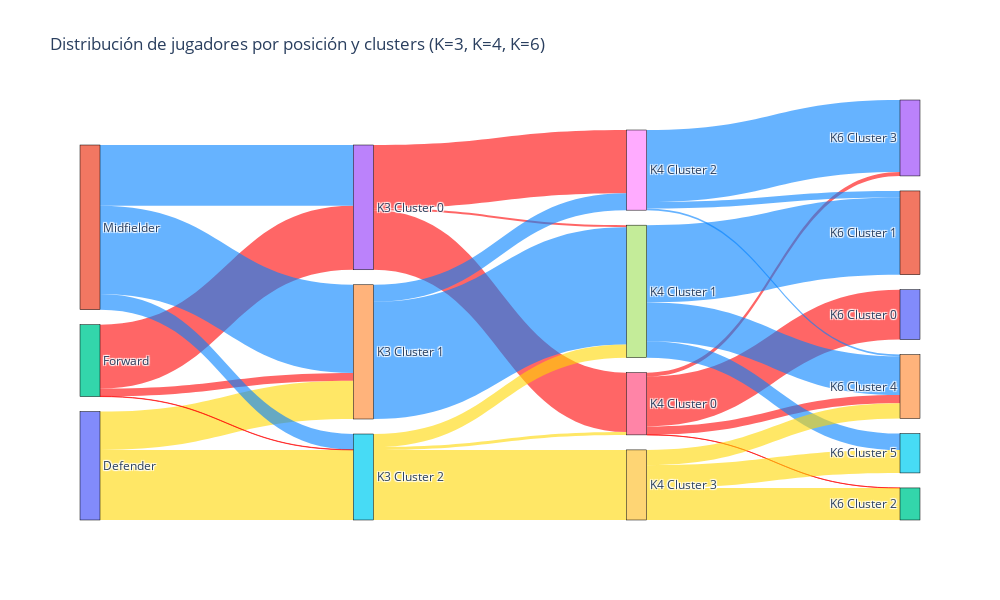

Write notebook code for a chart like this one.
### Code cell
import plotly.graph_objects as go

# Asegurarse de que no hay espacios en los nombres de posiciones
df_field_players["core_position"] = df_field_players["core_position"].str.strip()

# Crear etiquetas de nodos en orden fijo
position_labels = ["Defender", "Midfielder", "Forward"]
k3_labels = [f"K3 Cluster {i}" for i in sorted(df_field_players["Cluster_k3"].unique())]
k4_labels = [f"K4 Cluster {i}" for i in sorted(df_field_players["Cluster_k4"].unique())]
k6_labels = [f"K6 Cluster {i}" for i in sorted(df_field_players["Cluster_k6"].unique())]

labels = position_labels + k3_labels + k4_labels + k6_labels
label_to_index = {label: idx for idx, label in enumerate(labels)}

# Colores por posición base
position_colors = {
    "Defender": "rgba(255, 215, 0, 0.6)",    # dorado
    "Midfielder": "rgba(0, 128, 255, 0.6)",  # azul
    "Forward": "rgba(255, 0, 0, 0.6)",       # rojo
}

# Función para asignar color según el nodo fuente
def get_color_by_source(source_idx):
    label = labels[source_idx]
    if label in position_labels:
        return position_colors[label]
    elif "K3 Cluster" in label:
        cluster = int(label.split()[-1])
        pos = df_field_players[df_field_players["Cluster_k3"] == cluster]["core_position"].mode()[0]
        return position_colors.get(pos, "rgba(160,160,160,0.5)")
    elif "K4 Cluster" in label:
        cluster = int(label.split()[-1])
        pos = df_field_players[df_field_players["Cluster_k4"] == cluster]["core_position"].mode()[0]
        return position_colors.get(pos, "rgba(160,160,160,0.5)")
    elif "K6 Cluster" in label:
        cluster = int(label.split()[-1])
        pos = df_field_players[df_field_players["Cluster_k6"] == cluster]["core_position"].mode()[0]
        return position_colors.get(pos, "rgba(160,160,160,0.5)")
    else:
        return "rgba(160,160,160,0.5)"

# Función para crear enlaces con colores por origen
def build_links(df, source_col, target_col, source_prefix, target_prefix):
    temp = df.groupby([source_col, target_col]).size().reset_index(name='count')

    def label_for(val, prefix):
        if isinstance(val, str):
            return val.strip() if prefix == "" else f"{prefix} {val.strip()}"
        else:
            return f"{prefix} Cluster {val}"

    temp["source"] = temp[source_col].apply(lambda x: label_to_index[label_for(x, source_prefix)])
    temp["target"] = temp[target_col].apply(lambda x: label_to_index[label_for(x, target_prefix)])
    temp["color"] = temp["source"].apply(get_color_by_source)
    return temp

# Crear enlaces para cada transición
pos_k3 = build_links(df_field_players, "core_position", "Cluster_k3", "", "K3")
k3_k4 = build_links(df_field_players, "Cluster_k3", "Cluster_k4", "K3", "K4")
k4_k6 = build_links(df_field_players, "Cluster_k4", "Cluster_k6", "K4", "K6")

# Concatenar todos los enlaces
all_links = pd.concat([pos_k3, k3_k4, k4_k6], ignore_index=True)

# Crear el diagrama Sankey
fig = go.Figure(data=[go.Sankey(
    node=dict(
        pad=15,
        thickness=20,
        line=dict(color="black", width=0.5),
        label=labels
    ),
    link=dict(
        source=all_links["source"],
        target=all_links["target"],
        value=all_links["count"],
        color=all_links["color"]
    )
)])
fig.update_layout(
    title_text="Distribución de jugadores por posición y clusters (K=3, K=4, K=6)",
    font_size=12,
    width=1000,
    height=600
)

fig.show()

### Figure 1 — Plotly figure (JSON) as saved in the notebook; plotly's stock layout.template omitted (floating-point values rounded to 4 significant figures)
{"data": [{"link": {"color": ["rgba(255, 215, 0, 0.6)", "rgba(255, 215, 0, 0.6)", "rgba(255, 0, 0, 0.6)", "rgba(255, 0, 0, 0.6)", "rgba(255, 0, 0, 0.6)", "rgba(0, 128, 255, 0.6)", "rgba(0, 128, 255, 0.6)", "rgba(0, 128, 255, 0.6)", "rgba(255, 0, 0, 0.6)", "rgba(255, 0, 0, 0.6)", "rgba(255, 0, 0, 0.6)", "rgba(0, 128, 255, 0.6)", "rgba(0, 128, 255, 0.6)", "rgba(255, 215, 0, 0.6)", "rgba(255, 215, 0, 0.6)", "rgba(255, 215, 0, 0.6)", "rgba(255, 0, 0, 0.6)", "rgba(255, 0, 0, 0.6)", "rgba(255, 0, 0, 0.6)", "rgba(255, 0, 0, 0.6)", "rgba(0, 128, 255, 0.6)", "rgba(0, 128, 255, 0.6)", "rgba(0, 128, 255, 0.6)", "rgba(0, 128, 255, 0.6)", "rgba(0, 128, 255, 0.6)", "rgba(0, 128, 255, 0.6)", "rgba(255, 215, 0, 0.6)", "rgba(255, 215, 0, 0.6)", "rgba(255, 215, 0, 0.6)"], "source": [0, 0, 2, 2, 2, 1, 1, 1, 3, 3, 3, 4, 4, 5, 5, 5, 6, 6, 6, 6, 7, 7, 7, 8, 8, 8, 9, 9, 9], "target": [4, 5, 3, 4, 5, 3, 4, 5, 6, 7, 8, 7, 8, 6, 7, 9, 10, 12, 13, 14, 11, 14, 15, 11, 13, 14, 12, 14, 15], "value": [263, 481, 439, 52, 2, 417, 606, 107, 408, 14, 434, 805, 116, 19, 90, 481, 342, 1, 27, 57, 530, 266, 113, 45, 494, 11, 219, 105, 157]}, "node": {"label": ["Defender", "Midfielder", "Forward", "K3 Cluster 0", "K3 Cluster 1", "K3 Cluster 2", "K4 Cluster 0", "K4 Cluster 1", "K4 Cluster 2", "K4 Cluster 3", "K6 Cluster 0", "K6 Cluster 1", "K6 Cluster 2", "K6 Cluster 3", "K6 Cluster 4", "K6 Cluster 5"], "line": {"color": "black", "width": 0.5}, "pad": 15, "thickness": 20}, "type": "sankey"}], "layout": {"font": {"size": 12}, "height": 600, "title": {"text": "Distribución de jugadores por posición y clusters (K=3, K=4, K=6)"}, "width": 1000}}
